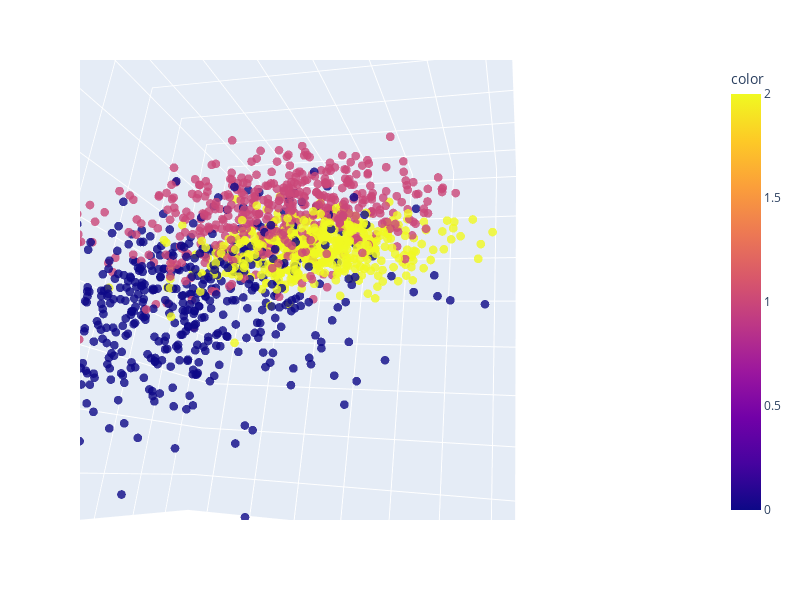

Source (notebook cell):
### Markdown cell above
### Generating Classification Dataset
We will use Scikit-Learn’s ``make_classification`` function to generate synthetic data with 6 features, 1500 samples, and 3 classes. 

After that, we will 3D plot the first three features of the data using the Plotly Expr````s scatte````3d functnio.

### Code cell
import plotly.express as px
from sklearn.datasets import make_classification

X, y = make_classification(
    n_features=6,
    n_classes=3,
    n_samples=1500,
    n_informative=2,
    random_state=1,
    n_clusters_per_class=1,
)

fig = px.scatter_3d(x=X[:, 0], y=X[:, 1], z=X[:, 2], color=y, opacity=0.8, width=800, height=600)
fig.update_traces(marker_size=3)
fig.show()

### Figure 1 — Plotly figure (JSON) as saved in the notebook; plotly's stock layout.template omitted (floating-point values rounded to 4 significant figures; data arrays with more than 128 entries replaced by an {"elided": "..."} marker saying what was removed)
{"data": [{"hovertemplate": "x=%{x}<br>y=%{y}<br>z=%{z}<br>color=%{marker.color}<extra></extra>", "legendgroup": "", "marker": {"color": {"elided": "1500 int values"}, "coloraxis": "coloraxis", "opacity": 0.8, "size": 3, "symbol": "circle"}, "mode": "markers", "name": "", "scene": "scene", "showlegend": false, "type": "scatter3d", "x": {"elided": "1500 float values"}, "y": {"elided": "1500 float values"}, "z": {"elided": "1500 float values"}}], "layout": {"coloraxis": {"colorbar": {"title": {"text": "color"}}, "colorscale": [[0, "#0d0887"], [0.1111, "#46039f"], [0.2222, "#7201a8"], [0.3333, "#9c179e"], [0.4444, "#bd3786"], [0.5556, "#d8576b"], [0.6667, "#ed7953"], [0.7778, "#fb9f3a"], [0.8889, "#fdca26"], [1, "#f0f921"]]}, "dragmode": "zoom", "height": 600, "legend": {"tracegroupgap": 0}, "margin": {"t": 60}, "scene": {"aspectmode": "auto", "aspectratio": {"x": 1.014, "y": 0.8839, "z": 1.116}, "camera": {"center": {"x": -0.007679, "y": 0.1918, "z": -0.1841}, "eye": {"x": 0.3597, "y": 0.4697, "z": 0.9249}, "projection": {"type": "perspective"}, "up": {"x": -0.9495, "y": 0.003219, "z": 0.3137}}, "domain": {"x": [0, 1], "y": [0, 1]}, "dragmode": "orbit", "xaxis": {"title": {"text": "x"}, "type": "linear"}, "yaxis": {"title": {"text": "y"}, "type": "linear"}, "zaxis": {"title": {"text": "z"}, "type": "linear"}}, "width": 800}}
